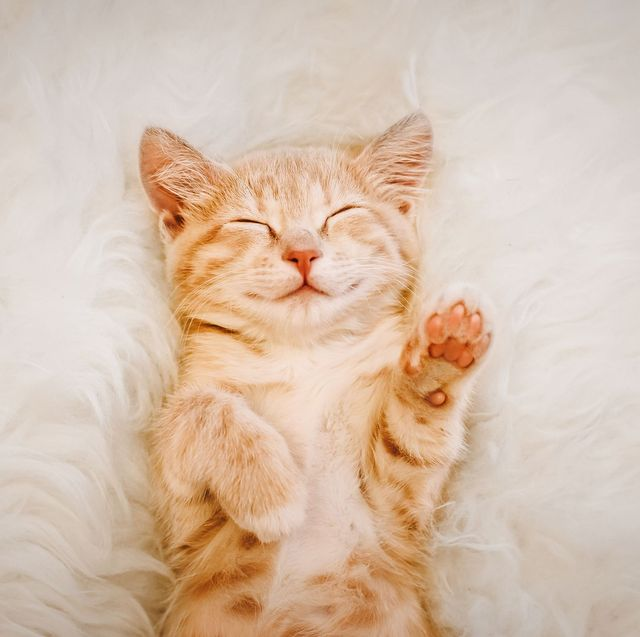
#> input picture cat.jpg, 640 x 637 px
$ jupyter execute '6. Shape drawing.ipynb'
#> lines starting #> are read from the running program, lines starting #| are printed output that depends on the picture
[cell 1]
import cv2
import numpy as np
import matplotlib.pyplot as plt

[cell 2]
img = cv2.imread('cat.jpg')
#> img is the input picture: shape (637, 640, 3); mean B, G, R 173.4, 192.2, 215.2
cv2.imshow('Cat', img)
cv2.waitKey(0)
cv2.destroyAllWindows()

### Draw Line

[cell 3]
img_line = cv2.line(img,
                    pt1=(0, 0),
                    pt2=(255, 255),
                    color=(255, 0, 0),
                    thickness=10)
cv2.imshow('Cat line', img_line)
cv2.waitKey(0)
cv2.destroyAllWindows()

### Draw rectangle

[cell 4]
img_rectangle = cv2.rectangle(img,
                              pt1=(0,0),  # top left hand corner of rectangle
                              pt2=(50, 60),  # bottom right hand corner of rectangle
                              color=(0, 255, 0),
                              thickness=8)

cv2.imshow('Cat Rectangle', img_rectangle)
cv2.waitKey(0)
cv2.destroyAllWindows()

### Filled rectangle

[cell 5]
imgfill_rec = cv2.rectangle(img,
                            pt1=(10, 10),
                            pt2=(50, 60),
                            color=(0, 0, 255),
                            thickness=-1)
cv2.imshow('Cat fill rectangle', imgfill_rec)
cv2.waitKey(0)
cv2.destroyAllWindows()

### Fill rectangle method:2

[cell 6]
vertices = [[10, 10],
            [50, 10],
            [50, 60],
            [10, 60]]
vertices = np.array(vertices, np.int32)
vertices.reshape([-1, 1, 2])

img_fill = cv2.fillPoly(img,
                        [vertices],
                        color=(0, 0, 255))

cv2.imshow('Filled rect', img_fill)
cv2.waitKey(0)
cv2.destroyAllWindows()

### Draw Circle

[cell 7]
img_circle = cv2.circle(img,
                        center=(200, 200),
                        radius=25,
                        color=(128, 128, 128),
                        thickness=5)

cv2.imshow('Img circle', img_circle)
cv2.waitKey(0)
cv2.destroyAllWindows()

### Draw text

[cell 8]
font = cv2.FONT_HERSHEY_SIMPLEX

img_text = cv2.putText(img,
                       text='Ruba',
                       org=(300, 500),
                       fontFace=font,
                       fontScale=2,
                       color=(0, 130, 50),
                       thickness=15,
                       lineType=cv2.LINE_AA)
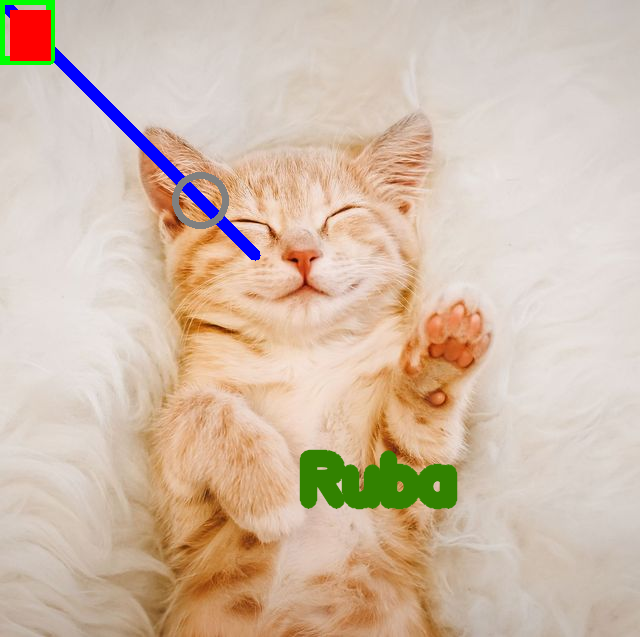
#> img_text: shape (637, 640, 3); mean B, G, R 170.4, 189, 210.2

cv2.imshow('img text', img_text)
cv2.waitKey(0)
cv2.destroyAllWindows()

### Draw elipse

[cell 9]
img_elipse = cv2.ellipse(img,
                        center=(300, 300),
                        axes=(300, 200),
                        angle=30,
                        startAngle=0,
                        endAngle=360,
                        color=(128, 0, 0),
                        thickness=4)
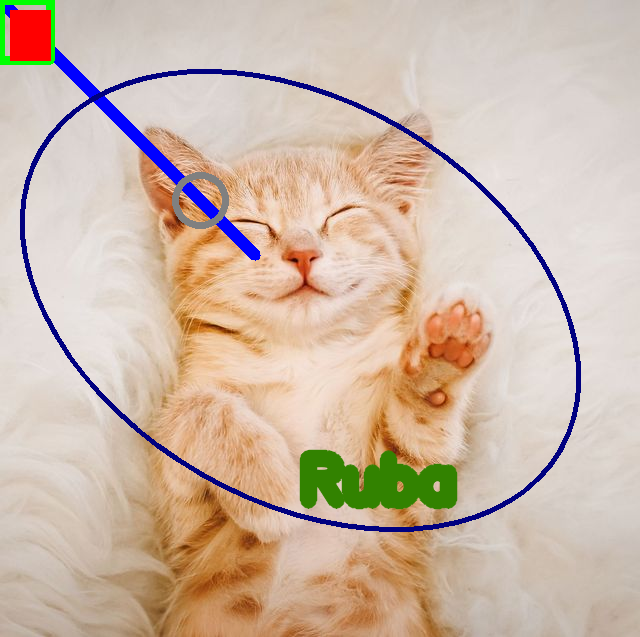
#> img_elipse: shape (637, 640, 3); mean B, G, R 169.2, 185.2, 206

cv2.imshow('img elipse', img_elipse)
cv2.waitKey(0)
cv2.destroyAllWindows()
